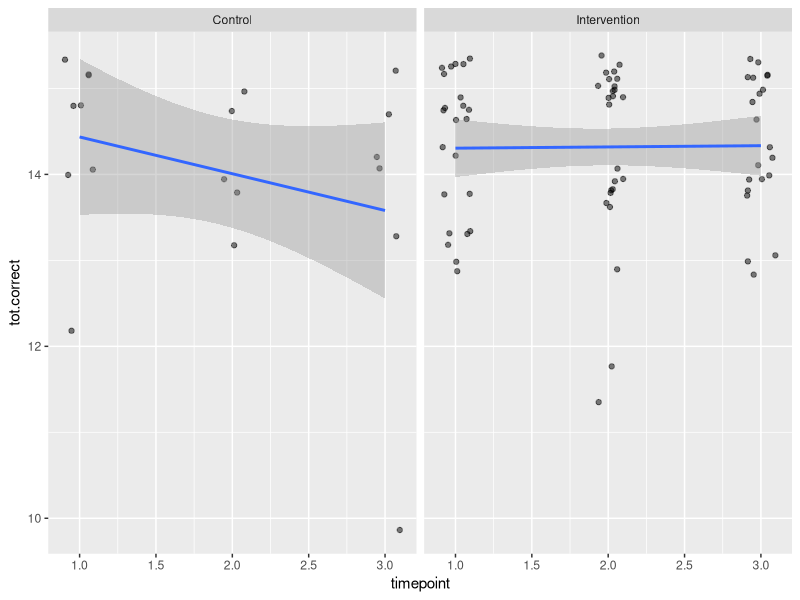
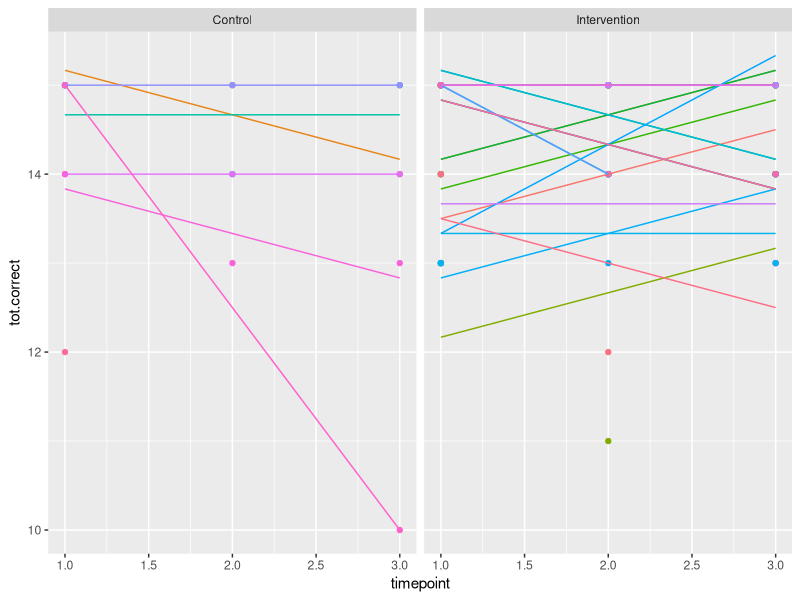
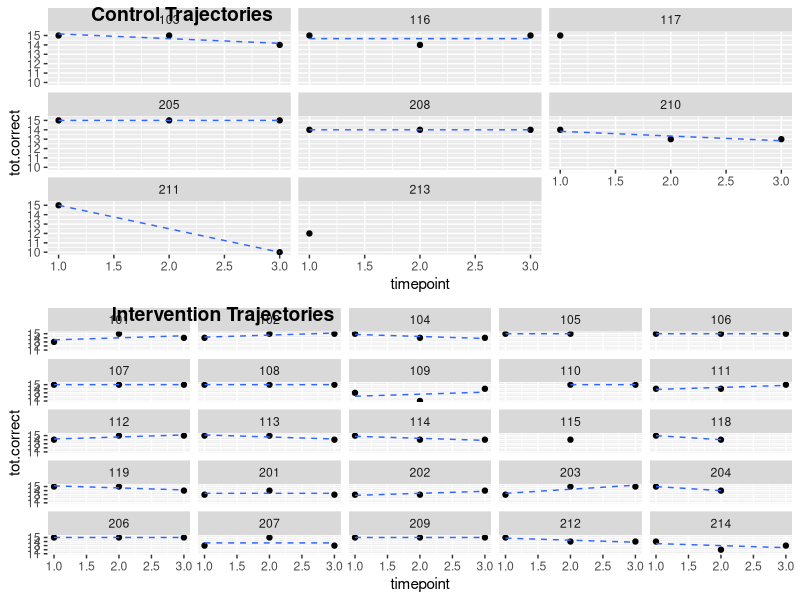

Write the R code that produced these figures, in order.
library(tidyverse)

df <- read.csv("1204.Merge.csv")

str(df)

QT <- filter(df, game_name == "quick tap level 2")

str(QT)

#This plot shows that people in the control group did worse on this task over time,
#while the intervention group was stable across timepoints
QT%>%
  ggplot(aes(x = timepoint, y = tot.correct)) +
  geom_jitter(alpha = .5, width = .1)+
  geom_smooth(method = "lm", formula = "y ~ x")+
  facet_wrap(.~Int.Fac)

QT$ID.Fac <- factor(QT$ID)

QT%>%
  ggplot(aes(x = timepoint, y = tot.correct, color = ID.Fac))+
  geom_point()+
  geom_smooth(se = FALSE,
              method = "lm",
              formula = "y ~ x",
              size = .5)+
  facet_wrap(.~Int.Fac)+
  theme(legend.position = "none")

ContPlot <-
QT%>%
  filter(Int.Fac == "Control")%>%
  ggplot(aes(x = timepoint, y = tot.correct))+
  geom_point()+
  geom_smooth(se = FALSE,
              method = "lm",
              formula = "y ~ x",
              lty = "dashed",
              size = .5)+
  facet_wrap(.~ID.Fac)

IntPlot <-
QT%>%
  filter(Int.Fac == "Intervention")%>%
  ggplot(aes(x = timepoint, y = tot.correct))+
  geom_point()+
  geom_smooth(se = FALSE,
              method = "lm",
              formula = "y ~ x",
              lty = "dashed",
              size = .5)+
  facet_wrap(.~ID.Fac)

library(ggpubr)

ggarrange(ContPlot, IntPlot,
          labels = c("Control Trajectories", "Intervention Trajectories"),
          nrow = 2)
